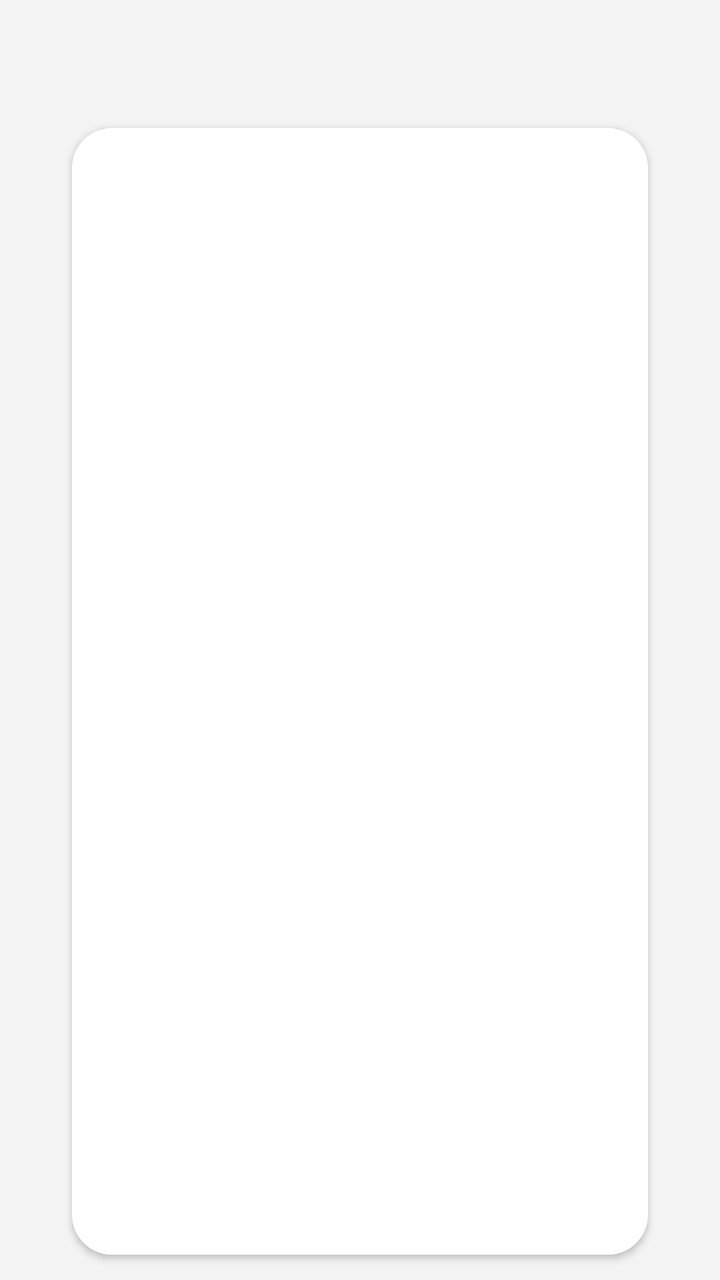
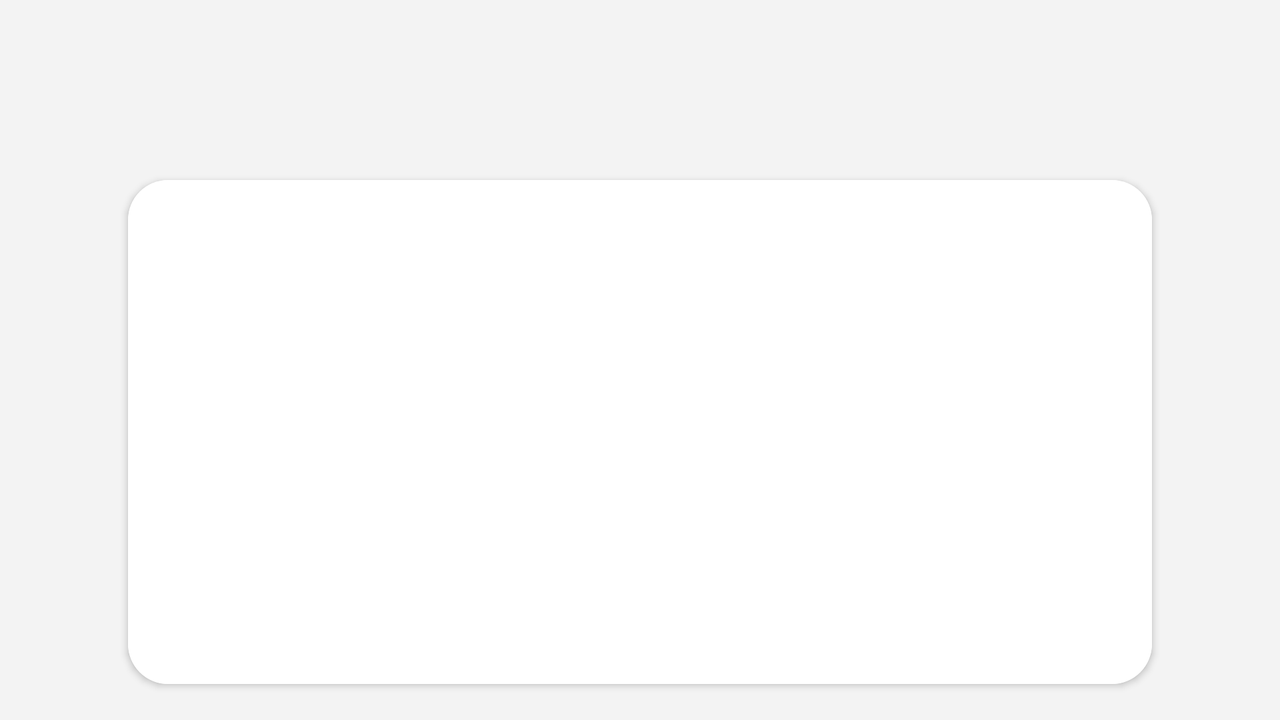

Two renders of one Android screen. The first uses the default layout on a phone; the second uses the alternative layout the repository ships for a different screen configuration, on a matching device. The two XML files are below.
<!-- AndroidManifest.xml: application theme AppTheme -->
<!-- res/layout/fragment_allresults.xml -->
<?xml version="1.0" encoding="utf-8"?>
<androidx.constraintlayout.widget.ConstraintLayout xmlns:android="http://schemas.android.com/apk/res/android"
    xmlns:app="http://schemas.android.com/apk/res-auto"
    xmlns:tools="http://schemas.android.com/tools"
    android:layout_width="match_parent"
    android:layout_height="match_parent"
    android:background="#F3F3F3"
    tools:context=".proccessactivites.Allresults">

    <androidx.cardview.widget.CardView
        android:layout_width="0dp"
        android:layout_height="0dp"
        android:background="#ffffff"
        app:cardCornerRadius="20dp"
        app:layout_constraintBottom_toTopOf="@+id/guideline2565640"
        app:layout_constraintEnd_toStartOf="@+id/guideline18"
        app:layout_constraintStart_toStartOf="@+id/guideline17"
        app:layout_constraintTop_toTopOf="@+id/guideline20">

        <androidx.recyclerview.widget.RecyclerView
            android:id="@+id/recycler"
            android:layout_width="match_parent"
            android:layout_height="match_parent"
            android:layoutAnimation="@anim/recycleranim"
            android:background="#ffffff"
            app:layout_behavior="@string/appbar_scrolling_view_behavior"
            />
    </androidx.cardview.widget.CardView>

    <androidx.constraintlayout.widget.Guideline
        android:id="@+id/guideline17"
        android:layout_width="wrap_content"
        android:layout_height="wrap_content"
        android:orientation="vertical"
        app:layout_constraintGuide_begin="20dp"
        app:layout_constraintGuide_percent="0.10" />

    <androidx.constraintlayout.widget.Guideline
        android:id="@+id/guideline18"
        android:layout_width="wrap_content"
        android:layout_height="wrap_content"
        android:orientation="vertical"
        app:layout_constraintGuide_begin="20dp"
        app:layout_constraintGuide_percent="0.90" />

    <androidx.constraintlayout.widget.Guideline
        android:id="@+id/guideline20"
        android:layout_width="wrap_content"
        android:layout_height="wrap_content"
        android:orientation="horizontal"
        app:layout_constraintGuide_begin="20dp"
        app:layout_constraintGuide_percent="0.10"/>

    <androidx.constraintlayout.widget.Guideline
        android:id="@+id/guideline2565640"
        android:layout_width="wrap_content"
        android:layout_height="wrap_content"
        android:orientation="horizontal"
        app:layout_constraintGuide_begin="20dp"
        app:layout_constraintGuide_percent="0.98" />
</androidx.constraintlayout.widget.ConstraintLayout>
<!-- resources referenced by this layout -->
<resources>
  <style name="AppTheme" parent="Theme.MaterialComponents.Light.NoActionBar">
          
          <item name="colorPrimary">@color/colorPrimary</item>
          <item name="colorPrimaryDark">@color/colorPrimaryDark</item>
          <item name="android:fontFamily">@font/varela_round</item>
          <item name="colorAccent">@color/colorAccent</item>
          <item name="android:itemBackground">#ffffff</item>
          <item name="android:textColor">#ffffff</item>
          <item name="android:windowActivityTransitions">true</item>
          <item name="android:windowContentTransitions">true</item>
      </style>
  <color name="colorPrimary">#00918E</color>
  <color name="colorPrimaryDark">#00918E</color>
  <color name="colorAccent">#00918E</color>
</resources>
<!-- res/layout-land/fragment_allresults.xml (the repository's variant of the layout above) -->
<!-- drawn on the phone turned sideways -->
<?xml version="1.0" encoding="utf-8"?>
<androidx.constraintlayout.widget.ConstraintLayout xmlns:android="http://schemas.android.com/apk/res/android"
    xmlns:app="http://schemas.android.com/apk/res-auto"
    xmlns:tools="http://schemas.android.com/tools"
    android:layout_width="match_parent"
    android:layout_height="match_parent"
    android:background="#F3F3F3"
    tools:context=".proccessactivites.Allresults">

    <androidx.cardview.widget.CardView
        android:layout_width="0dp"
        android:layout_height="0dp"
        android:background="#ffffff"
        app:cardCornerRadius="20dp"
        app:layout_constraintBottom_toTopOf="@+id/guideline22"
        app:layout_constraintEnd_toStartOf="@+id/guideline18"
        app:layout_constraintStart_toStartOf="@+id/guideline17"
        app:layout_constraintTop_toTopOf="@+id/guideline20">

        <androidx.recyclerview.widget.RecyclerView
            android:id="@+id/recycler"
            android:layout_width="match_parent"
            android:layout_height="match_parent"
            android:background="#ffffff" />
    </androidx.cardview.widget.CardView>

    <androidx.constraintlayout.widget.Guideline
        android:id="@+id/guideline17"
        android:layout_width="wrap_content"
        android:layout_height="wrap_content"
        android:orientation="vertical"
        app:layout_constraintGuide_begin="20dp"
        app:layout_constraintGuide_percent="0.10" />

    <androidx.constraintlayout.widget.Guideline
        android:id="@+id/guideline18"
        android:layout_width="wrap_content"
        android:layout_height="wrap_content"
        android:orientation="vertical"
        app:layout_constraintGuide_begin="20dp"
        app:layout_constraintGuide_percent="0.90" />

    <androidx.constraintlayout.widget.Guideline
        android:id="@+id/guideline20"
        android:layout_width="wrap_content"
        android:layout_height="wrap_content"
        android:orientation="horizontal"
        app:layout_constraintGuide_begin="20dp"
        app:layout_constraintGuide_percent="0.25" />

    <androidx.constraintlayout.widget.Guideline
        android:id="@+id/guideline22"
        android:layout_width="wrap_content"
        android:layout_height="wrap_content"
        android:orientation="horizontal"
        app:layout_constraintGuide_begin="20dp"
        app:layout_constraintGuide_percent="0.95"/>
</androidx.constraintlayout.widget.ConstraintLayout>
